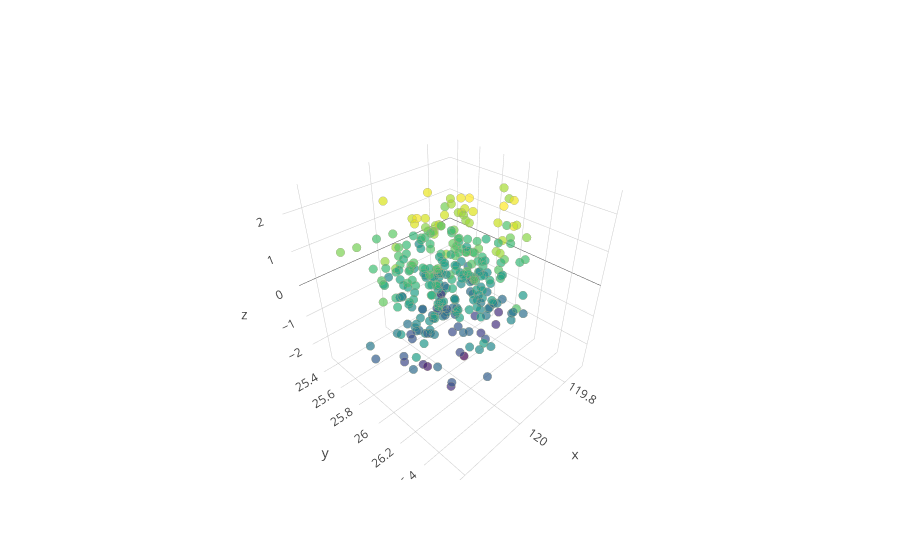

The cell this chart's notebook holds for it:
### Markdown cell above
### Plotly & Dash

### Code cell
from plotly.offline import download_plotlyjs, init_notebook_mode, plot, iplot
import plotly.graph_objs as go


init_notebook_mode(connected=True)

trace1 = go.Scatter3d(
    x=df_normal.x, 
    y=df_normal.y, 
    z=df_normal.z,
    mode='markers',
    marker=dict(
        # color='rgb(204, 44, 44)',
        color=df_normal.z,
        colorscale='Viridis',
        
        size=3,
        symbol='circle',
        line=dict(
            color='rgba(154, 155, 129, 0.94)',
            width=0.9
        ),
        opacity=0.7
    )
)

layout = go.Layout(
    margin=dict(
        l=0,
        r=0,
        b=0,
        t=0
    )
)

# fig = go.Figure(data=[trace1], layout=layout)
# py.iplot(fig, filename='simple')

iplot([trace1])
# plot([trace1])

### Figure 1 — Plotly figure (JSON) as saved in the notebook; plotly's stock layout.template omitted (floating-point values rounded to 4 significant figures; data arrays with more than 128 entries replaced by an {"elided": "..."} marker saying what was removed)
{"data": [{"marker": {"color": {"elided": "300 float values"}, "colorscale": "Viridis", "line": {"color": "rgba(154, 155, 129, 0.94)", "width": 0.9}, "opacity": 0.7, "size": 3, "symbol": "circle"}, "mode": "markers", "type": "scatter3d", "uid": "2d827ffa-a6d3-11e8-b89d-6c299504c1a7", "x": {"elided": "300 float values"}, "y": {"elided": "300 float values"}, "z": {"elided": "300 float values"}}], "layout": {}}
